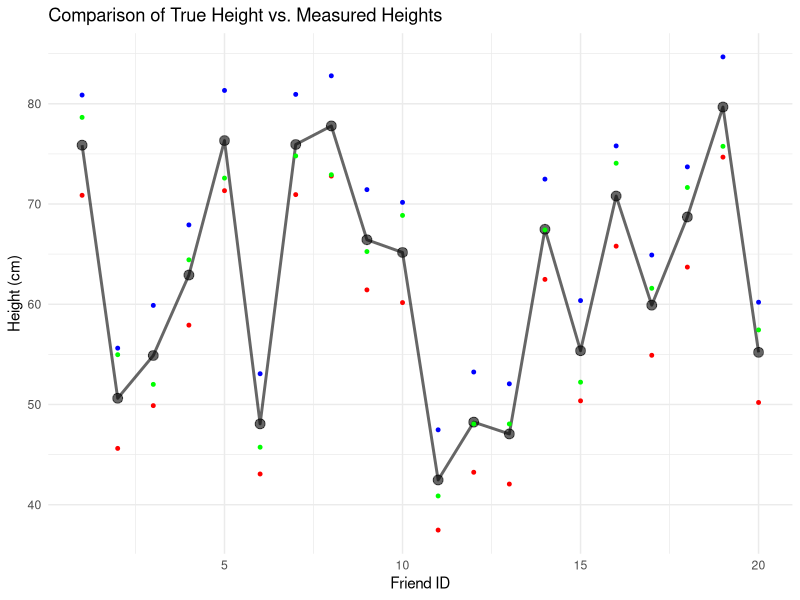

This chart was generated by the following R code:
## ---- chunk 1
install.packages('ggplot2')
install.packages('tidyverse')
install.packages('janitor')
install.packages('dplyr')
## ---- chunk 2


library(ggplot2)
library(dplyr)
library(tibble)

# Simulating the data
set.seed(0)  # For reproducibility
simulated_data <- tibble(
  Friend_id = 1:20,
  True_Height = runif(20, 40, 80),
  Edward = True_Height + 5,
  Hugo = True_Height - 5,
  Lucy = True_Height + runif(20, -5, 5)
)

## ---- chunk 3
# Creating the ggplot
ggplot(simulated_data, aes(x = Friend_id)) +
  geom_line(aes(y = True_Height, group = 1), color = "black", size = 1, alpha = 0.6) +
  geom_point(aes(y = True_Height), color = "black", size = 3, alpha = 0.6) +
  geom_point(aes(y = Edward), color = "blue", size = 1) +
  geom_point(aes(y = Hugo), color = "red", size = 1) +
  geom_point(aes(y = Lucy), color = "green", size = 1) +
  labs(x = "Friend ID", y = "Height (cm)", 
       title = "Comparison of True Height vs. Measured Heights") +
  theme_minimal() +
  theme(legend.position = "none")

## ---- chunk 4
# Test
length(unique(simulated_data$Friend_id)) == 20

# Test for minimum and maximum values in True_Height
min(simulated_data$True_Height) >= 40
max(simulated_data$True_Height) <= 80

# Test 3
class(simulated_data$True_Height) == "numeric"
